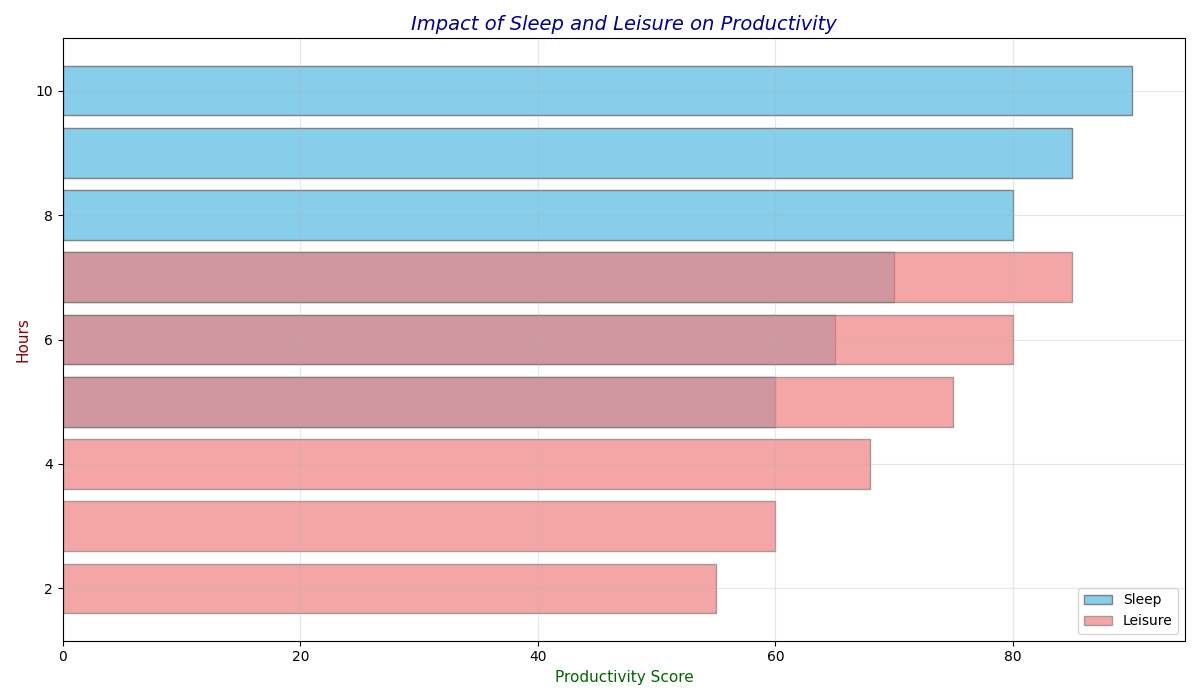

Write the Python code that produced this figure.
import matplotlib.pyplot as plt
import numpy as np

# Data
sleep_hours = np.array([5, 6, 7, 8, 9, 10])
productivity_scores = np.array([60, 65, 70, 80, 85, 90])
leisure_hours = np.array([2, 3, 4, 5, 6, 7])  # Added additional data series
leisure_productivity_scores = np.array([55, 60, 68, 75, 80, 85])  # Corresponding productivity scores

# Create horizontal bar chart
plt.figure(figsize=(12, 7))
plt.barh(sleep_hours, productivity_scores, color='skyblue', edgecolor='gray', label='Sleep')
plt.barh(leisure_hours, leisure_productivity_scores, color='lightcoral', edgecolor='gray', alpha=0.7, label='Leisure')

# Customize axes and labels
plt.title('Impact of Sleep and Leisure on Productivity', fontsize=14, style='italic', color='darkblue')
plt.xlabel('Productivity Score', fontsize=11, color='darkgreen')
plt.ylabel('Hours', fontsize=11, color='darkred')
plt.grid(visible=True, linestyle='-', alpha=0.3)

# Add legend
plt.legend(loc='lower right')

# Adjust layout
plt.tight_layout()

# Show plot
plt.show()
